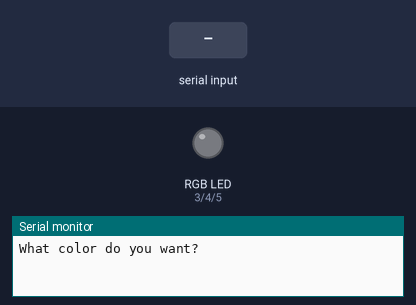
Bench run of a sketch on a simulated Arduino Uno, built with avr-gcc and run on an emulated ATmega328P. Parts: an RGB LED mixed from three pins (HIGH = lit), the last lines printed to the serial monitor. Inputs (shaded band) come from the test bench.

Above: at 1.2 s.
1.3 s: "Blue" received over Serial
At 5.0 s:
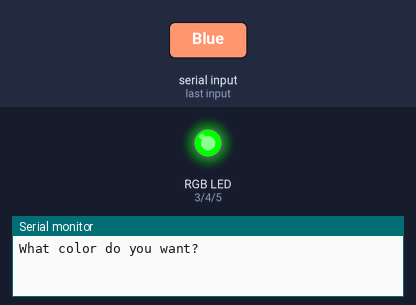
At 5.8 s:
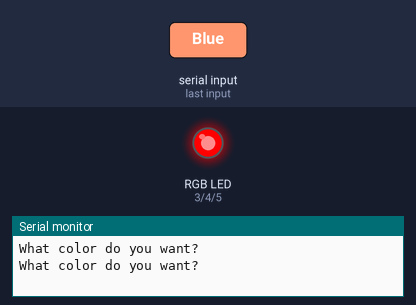
Timing chart, 0 to 7.3 s (numbered marks = the images above; inputs shaded):
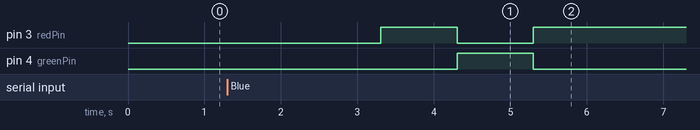

Measured:
- after the input at 1.3 s, pin 3 (redPin): LOW → HIGH after 2.0 s, → LOW 1.0 s later, → HIGH 1.0 s later; pin 4 (greenPin): LOW → HIGH after 3.0 s, → LOW 1.0 s later

The sketch:

Incomplete_RGB_StringReader.ino
```cpp
String msg = "What color do you want?";
int redPin = 3;
int greenPin = 4;
int bluePin = 5;
String pinColor;
int wait=500;

void setup() {
  // put your setup code here, to run once:
  Serial.begin(9600);
  pinMode(redPin,OUTPUT);
  pinMode(greenPin,OUTPUT);
  pinMode(bluePin,OUTPUT);
}

void loop() {
  // put your main code here, to run repeatedly:
  Serial.println(msg);
  while(Serial.available()==0 ){

  }

  pinColor = Serial.readString();

  if( Serial.readString() == "Blue" || "blue"){
    digitalWrite(bluePin,LOW);
    digitalWrite(redPin,HIGH);
    digitalWrite(greenPin,LOW);

  }

  if( Serial.readString() == "Green" || "green"){
    digitalWrite(greenPin,HIGH);
    digitalWrite(redPin,LOW);
    digitalWrite(bluePin,LOW);

  }

 if( Serial.readString() == "Red" || "red"){
    digitalWrite(redPin,HIGH);
    digitalWrite(greenPin,LOW);
    digitalWrite(bluePin,LOW);
  }
}
```
